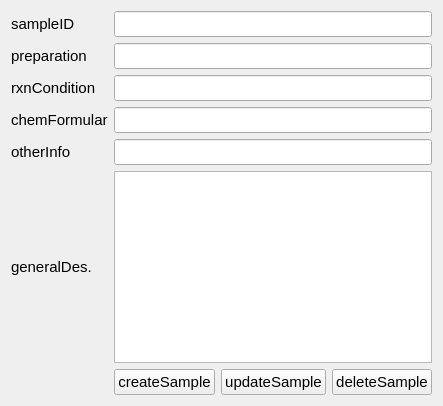
               <widget class="QWidget" name="tab_2">
                <attribute name="title">
                 <string>SampleInfo</string>
                </attribute>
                <layout class="QHBoxLayout" name="horizontalLayout_3">
                 <item>
                  <layout class="QGridLayout" name="gridLayout_4">
                   <item row="0" column="1">
                    <widget class="QLineEdit" name="lineEdit_sample_ID">
                     <property name="sizePolicy">
                      <sizepolicy hsizetype="Expanding" vsizetype="Fixed">
                       <horstretch>0</horstretch>
                       <verstretch>0</verstretch>
                      </sizepolicy>
                     </property>
                     <property name="font">
                      <font>
                       <pointsize>11</pointsize>
                      </font>
                     </property>
                    </widget>
                   </item>
                   <item row="5" column="0">
                    <widget class="QLabel" name="label_22">
                     <property name="font">
                      <font>
                       <pointsize>11</pointsize>
                      </font>
                     </property>
                     <property name="text">
                      <string>generalDes.</string>
                     </property>
                    </widget>
                   </item>
                   <item row="2" column="0">
                    <widget class="QLabel" name="label_15">
                     <property name="font">
                      <font>
                       <pointsize>11</pointsize>
                      </font>
                     </property>
                     <property name="text">
                      <string>rxnCondition</string>
                     </property>
                    </widget>
                   </item>
                   <item row="0" column="0">
                    <widget class="QLabel" name="label_10">
                     <property name="font">
                      <font>
                       <pointsize>11</pointsize>
                      </font>
                     </property>
                     <property name="text">
                      <string>sampleID</string>
                     </property>
                    </widget>
                   </item>
                   <item row="6" column="1">
                    <layout class="QHBoxLayout" name="horizontalLayout_7">
                     <item>
                      <widget class="QPushButton" name="pushButton_new_sample">
                       <property name="font">
                        <font>
                         <family>MS Shell Dlg 2</family>
                         <pointsize>11</pointsize>
                        </font>
                       </property>
                       <property name="text">
                        <string>createSample</string>
                       </property>
                      </widget>
                     </item>
                     <item>
                      <widget class="QPushButton" name="pushButton_update_sample_info">
                       <property name="font">
                        <font>
                         <pointsize>11</pointsize>
                        </font>
                       </property>
                       <property name="text">
                        <string>updateSample</string>
                       </property>
                      </widget>
                     </item>
                     <item>
                      <widget class="QPushButton" name="pushButton_delete_sample">
                       <property name="font">
                        <font>
                         <pointsize>11</pointsize>
                        </font>
                       </property>
                       <property name="text">
                        <string>deleteSample</string>
                       </property>
                      </widget>
                     </item>
                    </layout>
                   </item>
                   <item row="5" column="1">
                    <widget class="QPlainTextEdit" name="textEdit_des">
                     <property name="font">
                      <font>
                       <pointsize>11</pointsize>
                      </font>
                     </property>
                    </widget>
                   </item>
                   <item row="2" column="1">
                    <widget class="QLineEdit" name="lineEdit_rxn">
                     <property name="sizePolicy">
                      <sizepolicy hsizetype="Expanding" vsizetype="Fixed">
                       <horstretch>0</horstretch>
                       <verstretch>0</verstretch>
                      </sizepolicy>
                     </property>
                     <property name="font">
                      <font>
                       <pointsize>11</pointsize>
                      </font>
                     </property>
                    </widget>
                   </item>
                   <item row="3" column="0">
                    <widget class="QLabel" name="label_16">
                     <property name="font">
                      <font>
                       <pointsize>11</pointsize>
                      </font>
                     </property>
                     <property name="text">
                      <string>chemFormular</string>
                     </property>
                    </widget>
                   </item>
                   <item row="3" column="1">
                    <widget class="QLineEdit" name="lineEdit_formular">
                     <property name="sizePolicy">
                      <sizepolicy hsizetype="Expanding" vsizetype="Fixed">
                       <horstretch>0</horstretch>
                       <verstretch>0</verstretch>
                      </sizepolicy>
                     </property>
                     <property name="font">
                      <font>
                       <pointsize>11</pointsize>
                      </font>
                     </property>
                    </widget>
                   </item>
                   <item row="4" column="0">
                    <widget class="QLabel" name="label_17">
                     <property name="font">
                      <font>
                       <pointsize>11</pointsize>
                      </font>
                     </property>
                     <property name="text">
                      <string>otherInfo</string>
                     </property>
                    </widget>
                   </item>
                   <item row="1" column="1">
                    <widget class="QLineEdit" name="lineEdit_preparation">
                     <property name="sizePolicy">
                      <sizepolicy hsizetype="Expanding" vsizetype="Fixed">
                       <horstretch>0</horstretch>
                       <verstretch>0</verstretch>
                      </sizepolicy>
                     </property>
                     <property name="font">
                      <font>
                       <pointsize>11</pointsize>
                      </font>
                     </property>
                    </widget>
                   </item>
                   <item row="1" column="0">
                    <widget class="QLabel" name="label_14">
                     <property name="font">
                      <font>
                       <pointsize>11</pointsize>
                      </font>
                     </property>
                     <property name="text">
                      <string>preparation</string>
                     </property>
                    </widget>
                   </item>
                   <item row="4" column="1">
                    <widget class="QLineEdit" name="lineEdit_other_sample_info">
                     <property name="sizePolicy">
                      <sizepolicy hsizetype="Expanding" vsizetype="Fixed">
                       <horstretch>0</horstretch>
                       <verstretch>0</verstretch>
                      </sizepolicy>
                     </property>
                     <property name="font">
                      <font>
                       <pointsize>11</pointsize>
                      </font>
                     </property>
                    </widget>
                   </item>
                  </layout>
                 </item>
                </layout>
               </widget>
